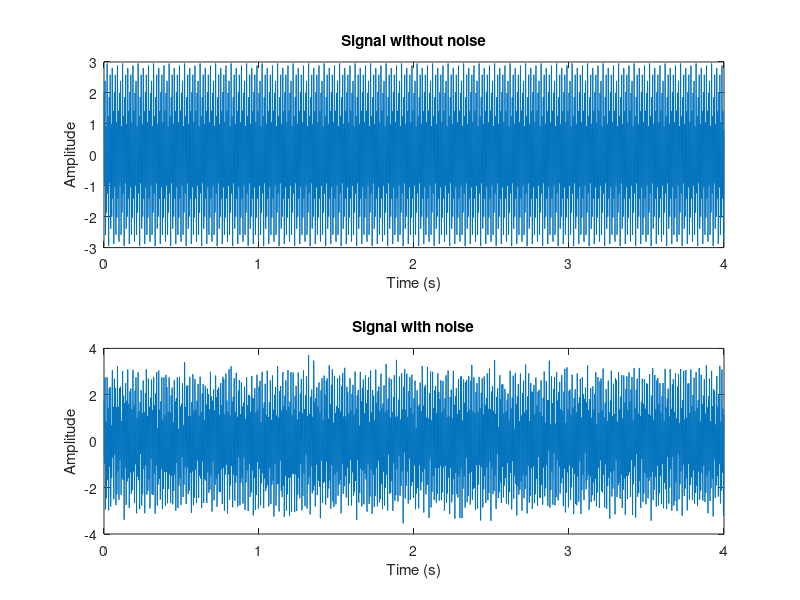
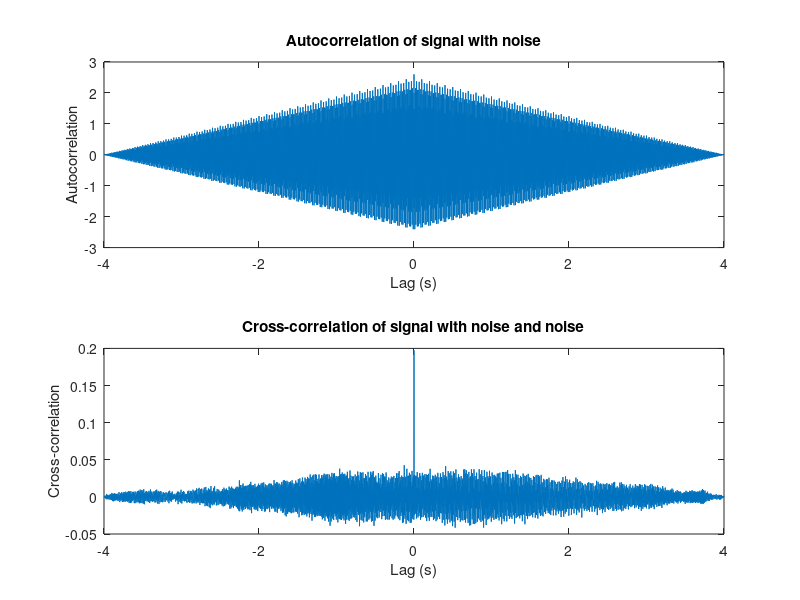

MATLAB code to generate these figures, in order:
clc
clear
close all

% Signal parameters
f1 = 60;             % Frequency of the first signal (Hz)
f2 = 150;            % Frequency of the second signal (Hz)
noiseVariance = 0.1; % Variance of the Gaussian white noise
samplingRate = 1000; % Sampling rate (Hz)
duration = 4;        % Duration of the signal (seconds)
time = 0:1/samplingRate:duration-1/samplingRate;  % Time vector

% Generate the signal
x = sin(2*pi*f1*time) + 2*cos(2*pi*f2*time);  % Combined signal
n = sqrt(noiseVariance)*randn(size(time));    % Gaussian white noise
s = x + n;                                    % Signal with noise

% Plot the original and noisy signals
figure;
subplot(2,1,1);
plot(time, x);
title('Signal without noise');
xlabel('Time (s)');
ylabel('Amplitude');
subplot(2,1,2);
plot(time, s);
title('Signal with noise');
xlabel('Time (s)');
ylabel('Amplitude');

% Estimate and plot the autocorrelation function
r = xcorr(s, 'biased');
lags = -(length(r)-1)/2:(length(r)-1)/2;
figure;
subplot(2,1,1);
plot(lags/samplingRate, r);
xlabel('Lag (s)');
ylabel('Autocorrelation');
title('Autocorrelation of signal with noise');

% Estimate and plot the cross-correlation function
r = xcorr(s, n, 'coeff');
lags = -(length(r)-1)/2:(length(r)-1)/2;
subplot(2,1,2);
plot(lags/samplingRate, r);
xlabel('Lag (s)');
ylabel('Cross-correlation');
title('Cross-correlation of signal with noise and noise');




